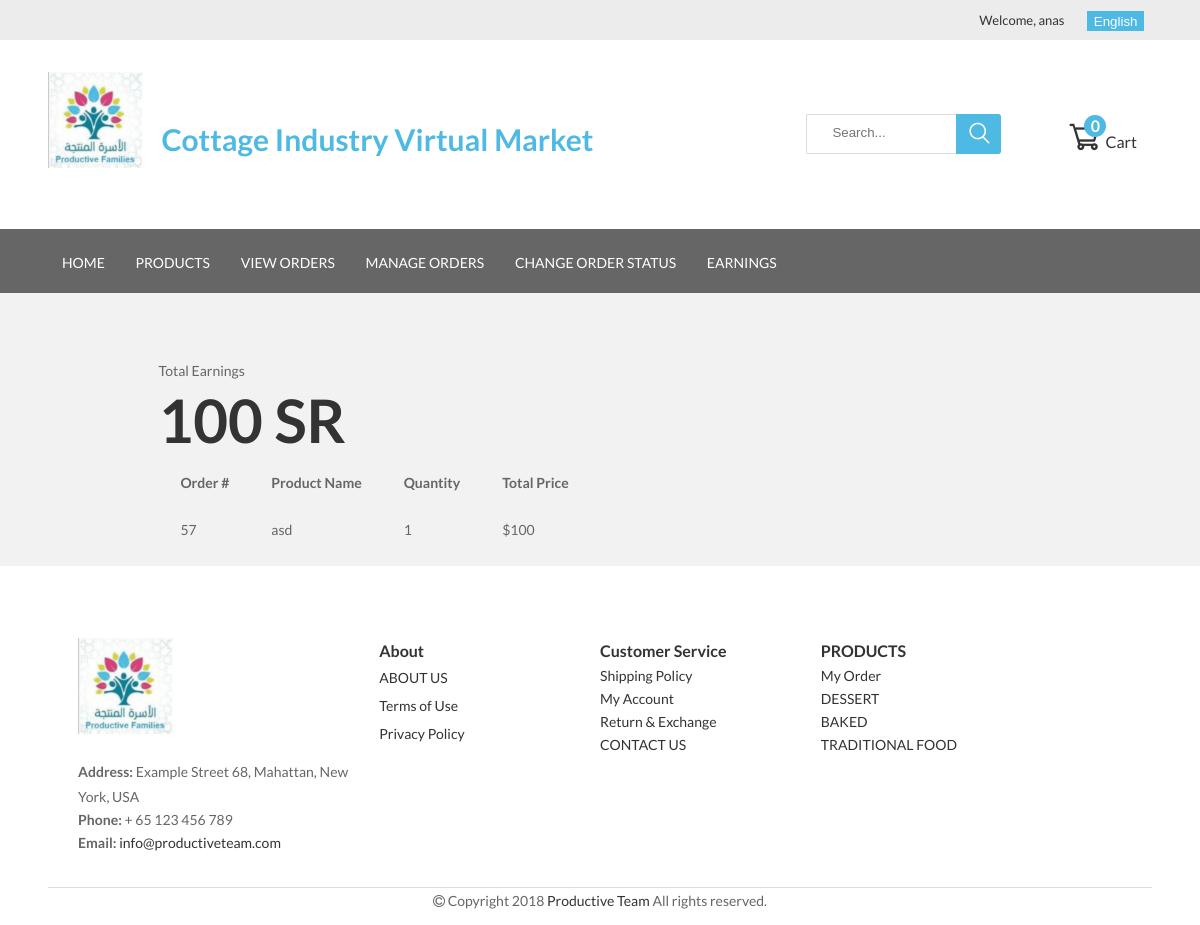
/vendors/earnings.php (signed in), run on the app's committed database.
### tables this page shows
CREATE TABLE `products` (
  `id` int(11) NOT NULL,
  `name` varchar(50) DEFAULT NULL,
  `name_ar` varchar(50) NOT NULL,
  `description` varchar(500) DEFAULT NULL,
  `description_ar` varchar(500) NOT NULL,
  `price` int(11) DEFAULT NULL,
  `image` varchar(50) DEFAULT NULL,
  `date_added` datetime NOT NULL,
  `stock_id` int(11) DEFAULT NULL,
  `product_type_id` int(11) DEFAULT NULL,
  `added_by` int(11) NOT NULL
);

CREATE TABLE `order_products` (
  `order_id` int(11) NOT NULL,
  `product_id` int(11) NOT NULL,
  `quantity` int(10) NOT NULL,
  `unit_price` int(10) NOT NULL,
  `total_price` int(10) NOT NULL,
  `delivery_date` date NOT NULL,
  `delivery_time` varchar(255) NOT NULL,
  `custom_ingredients` varchar(1000) NOT NULL
);

### vendors/earnings.php (the view, shortened to what this page needs)
<?php include '../includes/config.php';
include "header.php";
$query = "SELECT * FROM products p INNER JOIN order_products op ON p.id = op.product_id  INNER JOIN orders o
ON o.id = op.order_id INNER JOIN users u ON u.id = o.cust_id WHERE p.added_by = ".$_SESSION['u_id'];
$result = mysqli_query($con,$query);
$query2 = "SELECT SUM(total_price) as total_earnings FROM products p INNER JOIN order_products op ON p.id = op.product_id  INNER JOIN orders o
ON o.id = op.order_id INNER JOIN users u ON u.id = o.cust_id WHERE p.added_by = ".$_SESSION['u_id']." AND o.order_status='Finished'";
$result2 = mysqli_query($con,$query2);
$row2 = $result2-> fetch_array();
$earnings = $row2['total_earnings'];
?>
<div class="container">
    <section style="width: 80%; margin-left: 10%; margin-right:10%; margin-top: 5%">
       <p>Total Earnings</p><br>
        <h1><?php echo $earnings . ' ' . $lang['currency']?></h1><br>
        <table>
            <thead>
                <th><?php echo $lang['order']; ?> #</th>
                <th><?php echo $lang['product_name']; ?></th>
                <th><?php echo $lang['quantity']; ?></th>
                <th>Total Price</th>
            </thead>
            <?php
                while($row = $result -> fetch_array()){
                  if($row['order_status']=='Finished'){
                        ?>
                        <tbody>
                        <td><?php echo $row['order_id']; ?></td>
                        <td><?php echo $row['name']; ?></td>
                        <td><?php echo $row['quantity']; ?></td>
                        <td>$<?php echo $row['total_price']; ?></td>
                        </tbody>
                        <?php
                }}
            ?>
        </table>
    </section>
</div>
<?php include '../vendors/footer.php'?>

### assets/css/style.css (style rules this page uses)
* { box-sizing: border-box; }
html { overflow-x: hidden; }
body { font-family: "Lato", sans-serif; font-size: 14px; line-height: 25px; color: #666666; width: 100%; margin: 0 auto; overflow-x: hidden; background-color: #f2f2f2; }
.container { padding: 12px; margin-left:3% !important; margin-right:3% !important; }
p { margin-top: -2px; margin-bottom: 0px; }
.h1, .h2, .h3, .h4, .h5, .h6, h1, h2, h3, h4, h5, h6 { color: #333; margin-bottom: 0; margin-top: 0; font-family: "Lato", sans-serif; font-weight: 600; }
h1 { font-size: 60px; }

### vendors/earnings.php (style rules this page uses)
th,td { padding: 10px 20px; }

### data on the page
products: order_products.order_id "57", name "asd", order_products.quantity "1", order_products.total_price "100"

### other printed values
$_SESSION['u_fname'] "anas"
$lang['webname'] "Cottage Industry Virtual Market"
$lang['cart'] "Cart"
$total_quantity "0"
$lang['home'] "HOME"
$lang['products'] "PRODUCTS"
$lang['view_orders'] "VIEW ORDERS"
$lang['manage_order'] "MANAGE ORDERS"
$lang['change_order_status'] "CHANGE ORDER STATUS"
$earnings "100"
$lang['currency'] "SR"
$lang['order'] "Order"
$lang['product_name'] "Product Name"
$lang['quantity'] "Quantity"
$lang['address'] "Address"
